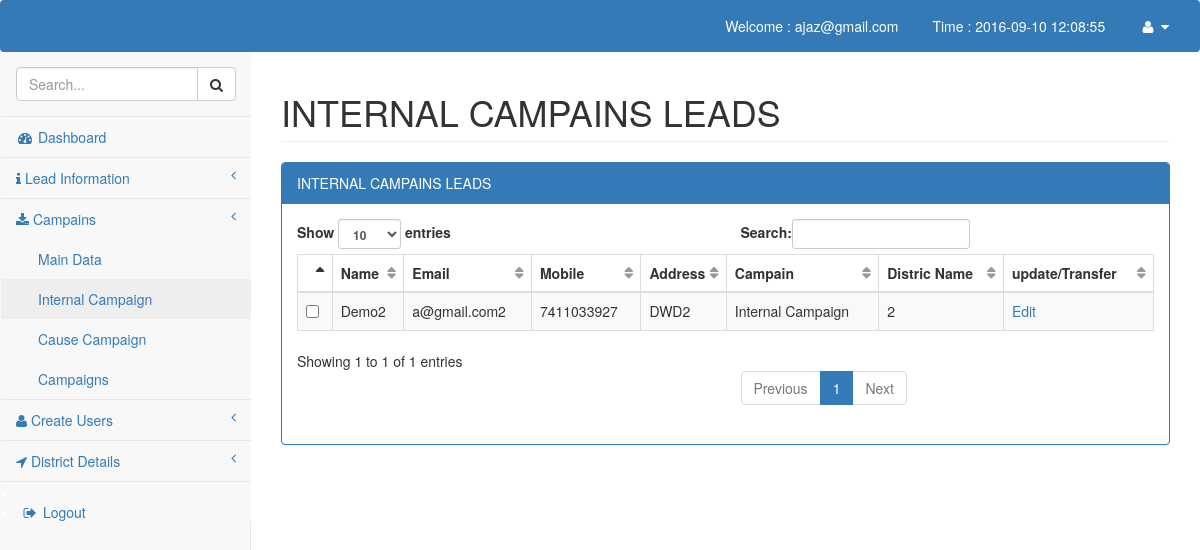
The page /authorized_user/campain_leads.php?show=Internal (signed in) on the database its author committed.
### tables this page shows
CREATE TABLE IF NOT EXISTS `app_leads` (
`lead_id` bigint(20) NOT NULL,
  `lead_name` varchar(150) NOT NULL,
  `lead_email` varchar(150) NOT NULL,
  `lead_mobile` varchar(20) NOT NULL,
  `lead_address` text NOT NULL,
  `source_of_lead` varchar(255) NOT NULL,
  `district_name` varchar(255) NOT NULL,
  `assembly_name` varchar(255) NOT NULL,
  `ward_or_zp_name` varchar(255) NOT NULL,
  `polling_booth_no` varchar(255) NOT NULL,
  `campaign_group_name` varchar(255) NOT NULL,
  `voter_id` varchar(100) NOT NULL,
  `notepad` text NOT NULL,
  `uploaded_date` varchar(25) NOT NULL,
  `uploaded_by` varchar(100) NOT NULL,
  `uploaded_ip` varchar(100) NOT NULL,
  `modified_date` varchar(100) NOT NULL,
  `modified_by` varchar(100) NOT NULL,
  `modified_ip` varchar(100) NOT NULL
);

CREATE TABLE IF NOT EXISTS `campaigns` (
`campaign_id` int(11) NOT NULL,
  `campaign_name` varchar(255) NOT NULL,
  `district_id` int(11) NOT NULL,
  `uploaded_date` varchar(100) NOT NULL,
  `uploaded_by` varchar(100) NOT NULL,
  `uploaded_ip` varchar(100) NOT NULL,
  `modified_date` varchar(100) NOT NULL,
  `modified_by` varchar(100) NOT NULL,
  `modified_ip` varchar(100) NOT NULL
);

### comman/db_function.php (called while the page is built, shortened)
<?php
	function execute_sql_query($sql){
		$connection=db_connection();
		$result=mysqli_query($connection,$sql);
		if(!$result){
			sql_error($connection);
		}else{
			return $result;
		}
	}
	function execute_fetch($result){
		$fetch=mysqli_fetch_array($result);
		if(!$fetch){
		}else
		{
			return $fetch;
		}
	}
			?>

### authorized_user/campain_leads.php (the view, shortened to what this page needs)
<?php require_once('../webtemplate/headtags.php'); ?>
<?php require_once('../webtemplate/header_nav.php'); ?>
				<?php
					if(isset($_GET['show'])){
						$title=$_GET['show'];
					}else{
						$title="Total Leads";
					}
					if($title=="main"){
						 $get_lead="SELECT * FROM app_leads al,campaigns cmpgs
						 WHERE al.campaign_group_name=cmpgs.campaign_id
						 AND
						 al.campaign_group_name='1'";
					}if($title=="Internal"){
						$get_lead="SELECT * FROM app_leads al,campaigns cmpgs
						 WHERE al.campaign_group_name=cmpgs.campaign_id
						 AND
						 al.campaign_group_name='2'";
					}if($title=="Cause"){
						$get_lead="SELECT * FROM app_leads al,campaigns cmpgs
						 WHERE al.campaign_group_name=cmpgs.campaign_id
						 AND
						 al.campaign_group_name='3'";
					}
						$title=$title." Campains Leads";
				 ?>
<div id="page-wrapper">
            <div class="row">
                <div class="col-lg-12">
                    <h1 class="page-header"><?php echo strtoupper($title); ?></h1>
                </div>
            </div>
            <div class="row">
                <div class="col-lg-12">
                    <div class="panel panel-primary">
                        <div class="panel-heading">
                            <?php echo strtoupper($title); ?>
                        </div>
                        <div class="panel-body">
                            <form action="#" method="POST">
                            <div class="dataTable_wrapper">
                                <table width="100%" class="table table-striped table-bordered table-hover" id="dataTables-example">
						    <thead>
						    <tr>
						        <th></th>
						        <th>Name</th>
						        <th>Email</th>
						        <th>Mobile</th>
						        <th>Address</th>
						        <th>Campain</th>
						        <th>Distric Name</th>
						        <th>update/Transfer</th>
						    </tr>
						    </thead>
						    <?php
						    	$execute=execute_sql_query($get_lead);
						    	while ($disp=execute_fetch($execute)) {
						    		$lead_id=$disp['lead_id'];
						    	?>
						    <tr>
						    <td class="bs-checkbox">
						    <input type="checkbox"></td>
						    <td><?php echo $disp['lead_name'];?></td>
						    <td><?php echo $disp['lead_email'];?></td>
						    <td><?php echo $disp['lead_mobile'];?></td>
						    <td><?php echo $disp['lead_address'];?></td>
						    <td><?php echo $disp['campaign_name'];?></td>
						    <td><?php echo $disp['district_name'];?></td>
						    <td>
						    <a href="edit_lead.php?edit_lead=<?php echo urldecode($lead_id)?>">Edit</a>
						    </td>
						    </tr>
						    <?php }?>
                                </table>
                            </div>
                           </form>
                        </div>
                    </div>
                </div>
            </div>
        </div>
	<?php require_once('../webtemplate/footer.php'); ?>
</body>
</html>

### webtemplate/css/sb-admin-2.css (style rules this page uses)
#page-wrapper { padding: 0 15px; min-height: 568px; background-color: #fff; }
@media (min-width:768px) { #page-wrapper { position: inherit; margin: 0 0 0 250px; padding: 0 30px; border-left: 1px solid #e7e7e7; } }
table.dataTable thead .sorting, table.dataTable thead .sorting_asc, table.dataTable thead .sorting_desc, table.dataTable thead .sorting_asc_disabled, table.dataTable thead .sorting_desc_disabled { background: 0 0; }
table.dataTable thead .sorting_asc:after { content: "\f0de"; float: right; font-family: fontawesome; }
table.dataTable thead .sorting:after { content: "\f0dc"; float: right; font-family: fontawesome; color: rgba(50,50,50,.5); }

### rows shown on the page
app_leads: lead_name "Demo2", lead_email "a@gmail.com2", lead_mobile "7411033927", lead_address "DWD2", campaigns.campaign_name "Internal Campaign", district_name "2"

### other values the page prints
$_SESSION['login_email'] "ajaz@gmail.com"
current_data_time() "2016-09-10 12:08:55"
$title "INTERNAL CAMPAINS LEADS"
